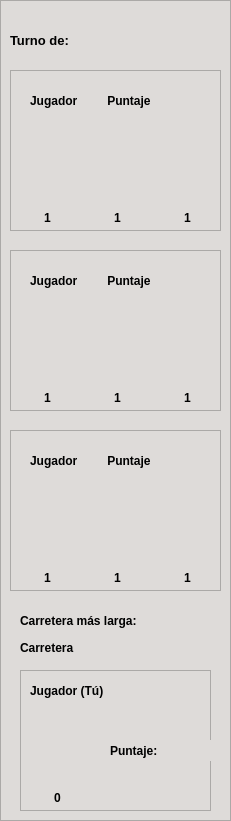
  <widget class="QFrame" name="frame">
   <property name="geometry">
    <rect>
     <x>880</x>
     <y>20</y>
     <width>231</width>
     <height>821</height>
    </rect>
   </property>
   <property name="styleSheet">
    <string notr="true">background-color: rgb(222, 219, 217);</string>
   </property>
   <property name="frameShape">
    <enum>QFrame::StyledPanel</enum>
   </property>
   <property name="frameShadow">
    <enum>QFrame::Raised</enum>
   </property>
   <widget class="QLabel" name="turno">
    <property name="geometry">
     <rect>
      <x>10</x>
      <y>20</y>
      <width>201</width>
      <height>41</height>
     </rect>
    </property>
    <property name="font">
     <font>
      <pointsize>10</pointsize>
      <weight>75</weight>
      <bold>true</bold>
     </font>
    </property>
    <property name="text">
     <string>Turno de: </string>
    </property>
   </widget>
   <widget class="QFrame" name="j1">
    <property name="geometry">
     <rect>
      <x>10</x>
      <y>70</y>
      <width>211</width>
      <height>161</height>
     </rect>
    </property>
    <property name="frameShape">
     <enum>QFrame::StyledPanel</enum>
    </property>
    <property name="frameShadow">
     <enum>QFrame::Raised</enum>
    </property>
    <widget class="QLabel" name="n_j1">
     <property name="geometry">
      <rect>
       <x>20</x>
       <y>20</y>
       <width>161</width>
       <height>21</height>
      </rect>
     </property>
     <property name="font">
      <font>
       <pointsize>9</pointsize>
       <weight>75</weight>
       <bold>true</bold>
      </font>
     </property>
     <property name="text">
      <string>Jugador         Puntaje</string>
     </property>
    </widget>
    <widget class="QLabel" name="label_18">
     <property name="geometry">
      <rect>
       <x>10</x>
       <y>60</y>
       <width>55</width>
       <height>71</height>
      </rect>
     </property>
     <property name="text">
      <string/>
     </property>
     <property name="pixmap">
      <pixmap>sprites/Materias_primas/carta_arcilla.png</pixmap>
     </property>
     <property name="scaledContents">
      <bool>true</bool>
     </property>
    </widget>
    <widget class="QLabel" name="label_19">
     <property name="geometry">
      <rect>
       <x>80</x>
       <y>60</y>
       <width>55</width>
       <height>71</height>
      </rect>
     </property>
     <property name="text">
      <string/>
     </property>
     <property name="pixmap">
      <pixmap>sprites/Materias_primas/carta_madera.png</pixmap>
     </property>
     <property name="scaledContents">
      <bool>true</bool>
     </property>
    </widget>
    <widget class="QLabel" name="label_20">
     <property name="geometry">
      <rect>
       <x>150</x>
       <y>60</y>
       <width>55</width>
       <height>71</height>
      </rect>
     </property>
     <property name="text">
      <string/>
     </property>
     <property name="pixmap">
      <pixmap>sprites/Materias_primas/carta_trigo.png</pixmap>
     </property>
     <property name="scaledContents">
      <bool>true</bool>
     </property>
    </widget>
    <widget class="QLabel" name="label_21">
     <property name="geometry">
      <rect>
       <x>10</x>
       <y>140</y>
       <width>55</width>
       <height>16</height>
      </rect>
     </property>
     <property name="font">
      <font>
       <weight>75</weight>
       <bold>true</bold>
      </font>
     </property>
     <property name="text">
      <string>1</string>
     </property>
     <property name="alignment">
      <set>Qt::AlignCenter</set>
     </property>
    </widget>
    <widget class="QLabel" name="label_22">
     <property name="geometry">
      <rect>
       <x>80</x>
       <y>140</y>
       <width>55</width>
       <height>16</height>
      </rect>
     </property>
     <property name="font">
      <font>
       <weight>75</weight>
       <bold>true</bold>
      </font>
     </property>
     <property name="text">
      <string>1</string>
     </property>
     <property name="alignment">
      <set>Qt::AlignCenter</set>
     </property>
    </widget>
    <widget class="QLabel" name="label_23">
     <property name="geometry">
      <rect>
       <x>150</x>
       <y>140</y>
       <width>55</width>
       <height>16</height>
      </rect>
     </property>
     <property name="font">
      <font>
       <weight>75</weight>
       <bold>true</bold>
      </font>
     </property>
     <property name="text">
      <string>1</string>
     </property>
     <property name="alignment">
      <set>Qt::AlignCenter</set>
     </property>
    </widget>
   </widget>
   <widget class="QFrame" name="j2">
    <property name="geometry">
     <rect>
      <x>10</x>
      <y>250</y>
      <width>211</width>
      <height>161</height>
     </rect>
    </property>
    <property name="frameShape">
     <enum>QFrame::StyledPanel</enum>
    </property>
    <property name="frameShadow">
     <enum>QFrame::Raised</enum>
    </property>
    <widget class="QLabel" name="n_j2">
     <property name="geometry">
      <rect>
       <x>20</x>
       <y>20</y>
       <width>161</width>
       <height>21</height>
      </rect>
     </property>
     <property name="font">
      <font>
       <pointsize>9</pointsize>
       <weight>75</weight>
       <bold>true</bold>
      </font>
     </property>
     <property name="text">
      <string>Jugador         Puntaje</string>
     </property>
    </widget>
    <widget class="QLabel" name="label_25">
     <property name="geometry">
      <rect>
       <x>10</x>
       <y>60</y>
       <width>55</width>
       <height>71</height>
      </rect>
     </property>
     <property name="text">
      <string/>
     </property>
     <property name="pixmap">
      <pixmap>sprites/Materias_primas/carta_arcilla.png</pixmap>
     </property>
     <property name="scaledContents">
      <bool>true</bool>
     </property>
    </widget>
    <widget class="QLabel" name="label_26">
     <property name="geometry">
      <rect>
       <x>80</x>
       <y>60</y>
       <width>55</width>
       <height>71</height>
      </rect>
     </property>
     <property name="text">
      <string/>
     </property>
     <property name="pixmap">
      <pixmap>sprites/Materias_primas/carta_madera.png</pixmap>
     </property>
     <property name="scaledContents">
      <bool>true</bool>
     </property>
    </widget>
    <widget class="QLabel" name="label_27">
     <property name="geometry">
      <rect>
       <x>150</x>
       <y>60</y>
       <width>55</width>
       <height>71</height>
      </rect>
     </property>
     <property name="text">
      <string/>
     </property>
     <property name="pixmap">
      <pixmap>sprites/Materias_primas/carta_trigo.png</pixmap>
     </property>
     <property name="scaledContents">
      <bool>true</bool>
     </property>
    </widget>
    <widget class="QLabel" name="label_28">
     <property name="geometry">
      <rect>
       <x>10</x>
       <y>140</y>
       <width>55</width>
       <height>16</height>
      </rect>
     </property>
     <property name="font">
      <font>
       <weight>75</weight>
       <bold>true</bold>
      </font>
     </property>
     <property name="text">
      <string>1</string>
     </property>
     <property name="alignment">
      <set>Qt::AlignCenter</set>
     </property>
    </widget>
    <widget class="QLabel" name="label_29">
     <property name="geometry">
      <rect>
       <x>80</x>
       <y>140</y>
       <width>55</width>
       <height>16</height>
      </rect>
     </property>
     <property name="font">
      <font>
       <weight>75</weight>
       <bold>true</bold>
      </font>
     </property>
     <property name="text">
      <string>1</string>
     </property>
     <property name="alignment">
      <set>Qt::AlignCenter</set>
     </property>
    </widget>
    <widget class="QLabel" name="label_30">
     <property name="geometry">
      <rect>
       <x>150</x>
       <y>140</y>
       <width>55</width>
       <height>16</height>
      </rect>
     </property>
     <property name="font">
      <font>
       <weight>75</weight>
       <bold>true</bold>
      </font>
     </property>
     <property name="text">
      <string>1</string>
     </property>
     <property name="alignment">
      <set>Qt::AlignCenter</set>
     </property>
    </widget>
   </widget>
   <widget class="QFrame" name="j3">
    <property name="geometry">
     <rect>
      <x>10</x>
      <y>430</y>
      <width>211</width>
      <height>161</height>
     </rect>
    </property>
    <property name="frameShape">
     <enum>QFrame::StyledPanel</enum>
    </property>
    <property name="frameShadow">
     <enum>QFrame::Raised</enum>
    </property>
    <widget class="QLabel" name="n_j3">
     <property name="geometry">
      <rect>
       <x>20</x>
       <y>20</y>
       <width>161</width>
       <height>21</height>
      </rect>
     </property>
     <property name="font">
      <font>
       <pointsize>9</pointsize>
       <weight>75</weight>
       <bold>true</bold>
      </font>
     </property>
     <property name="text">
      <string>Jugador         Puntaje</string>
     </property>
    </widget>
    <widget class="QLabel" name="label_32">
     <property name="geometry">
      <rect>
       <x>10</x>
       <y>60</y>
       <width>55</width>
       <height>71</height>
      </rect>
     </property>
     <property name="text">
      <string/>
     </property>
     <property name="pixmap">
      <pixmap>sprites/Materias_primas/carta_arcilla.png</pixmap>
     </property>
     <property name="scaledContents">
      <bool>true</bool>
     </property>
    </widget>
    <widget class="QLabel" name="label_33">
     <property name="geometry">
      <rect>
       <x>80</x>
       <y>60</y>
       <width>55</width>
       <height>71</height>
      </rect>
     </property>
     <property name="text">
      <string/>
     </property>
     <property name="pixmap">
      <pixmap>sprites/Materias_primas/carta_madera.png</pixmap>
     </property>
     <property name="scaledContents">
      <bool>true</bool>
     </property>
    </widget>
    <widget class="QLabel" name="label_34">
     <property name="geometry">
      <rect>
       <x>150</x>
       <y>60</y>
       <width>55</width>
       <height>71</height>
      </rect>
     </property>
     <property name="text">
      <string/>
     </property>
     <property name="pixmap">
      <pixmap>sprites/Materias_primas/carta_trigo.png</pixmap>
     </property>
     <property name="scaledContents">
      <bool>true</bool>
     </property>
    </widget>
    <widget class="QLabel" name="label_35">
     <property name="geometry">
      <rect>
       <x>10</x>
       <y>140</y>
       <width>55</width>
       <height>16</height>
      </rect>
     </property>
     <property name="font">
      <font>
       <weight>75</weight>
       <bold>true</bold>
      </font>
     </property>
     <property name="text">
      <string>1</string>
     </property>
     <property name="alignment">
      <set>Qt::AlignCenter</set>
     </property>
    </widget>
    <widget class="QLabel" name="label_36">
     <property name="geometry">
      <rect>
       <x>80</x>
       <y>140</y>
       <width>55</width>
       <height>16</height>
      </rect>
     </property>
     <property name="font">
      <font>
       <weight>75</weight>
       <bold>true</bold>
      </font>
     </property>
     <property name="text">
      <string>1</string>
     </property>
     <property name="alignment">
      <set>Qt::AlignCenter</set>
     </property>
    </widget>
    <widget class="QLabel" name="label_37">
     <property name="geometry">
      <rect>
       <x>150</x>
       <y>140</y>
       <width>55</width>
       <height>16</height>
      </rect>
     </property>
     <property name="font">
      <font>
       <weight>75</weight>
       <bold>true</bold>
      </font>
     </property>
     <property name="text">
      <string>1</string>
     </property>
     <property name="alignment">
      <set>Qt::AlignCenter</set>
     </property>
    </widget>
   </widget>
   <widget class="QLabel" name="label_38">
    <property name="geometry">
     <rect>
      <x>20</x>
      <y>610</y>
      <width>191</width>
      <height>21</height>
     </rect>
    </property>
    <property name="font">
     <font>
      <pointsize>9</pointsize>
      <weight>75</weight>
      <bold>true</bold>
     </font>
    </property>
    <property name="text">
     <string>Carretera más larga:</string>
    </property>
   </widget>
   <widget class="QLabel" name="carretera">
    <property name="geometry">
     <rect>
      <x>20</x>
      <y>640</y>
      <width>191</width>
      <height>16</height>
     </rect>
    </property>
    <property name="font">
     <font>
      <pointsize>9</pointsize>
      <weight>75</weight>
      <bold>true</bold>
     </font>
    </property>
    <property name="text">
     <string>Carretera</string>
    </property>
   </widget>
   <widget class="QFrame" name="player">
    <property name="geometry">
     <rect>
      <x>20</x>
      <y>670</y>
      <width>191</width>
      <height>141</height>
     </rect>
    </property>
    <property name="frameShape">
     <enum>QFrame::StyledPanel</enum>
    </property>
    <property name="frameShadow">
     <enum>QFrame::Raised</enum>
    </property>
    <widget class="QLabel" name="nombre_p">
     <property name="geometry">
      <rect>
       <x>10</x>
       <y>10</y>
       <width>161</width>
       <height>21</height>
      </rect>
     </property>
     <property name="font">
      <font>
       <pointsize>9</pointsize>
       <weight>75</weight>
       <bold>true</bold>
      </font>
     </property>
     <property name="text">
      <string>Jugador (Tú)</string>
     </property>
    </widget>
    <widget class="QLabel" name="label_41">
     <property name="geometry">
      <rect>
       <x>10</x>
       <y>40</y>
       <width>55</width>
       <height>71</height>
      </rect>
     </property>
     <property name="text">
      <string/>
     </property>
     <property name="pixmap">
      <pixmap>sprites/Desarrollo/victoria_1.png</pixmap>
     </property>
     <property name="scaledContents">
      <bool>true</bool>
     </property>
    </widget>
    <widget class="QLabel" name="label_42">
     <property name="geometry">
      <rect>
       <x>10</x>
       <y>120</y>
       <width>55</width>
       <height>16</height>
      </rect>
     </property>
     <property name="font">
      <font>
       <weight>75</weight>
       <bold>true</bold>
      </font>
     </property>
     <property name="text">
      <string>0</string>
     </property>
     <property name="alignment">
      <set>Qt::AlignCenter</set>
     </property>
    </widget>
    <widget class="QLabel" name="label_43">
     <property name="geometry">
      <rect>
       <x>90</x>
       <y>70</y>
       <width>161</width>
       <height>21</height>
      </rect>
     </property>
     <property name="font">
      <font>
       <pointsize>9</pointsize>
       <weight>75</weight>
       <bold>true</bold>
      </font>
     </property>
     <property name="text">
      <string>Puntaje: </string>
     </property>
    </widget>
   </widget>
  </widget>
